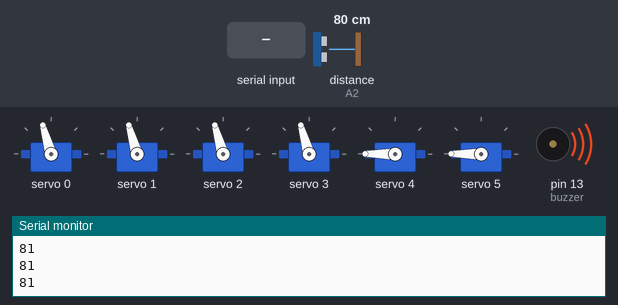
Recording of a sketch running on a simulated Arduino Uno, built with avr-gcc and run on an emulated ATmega328P. Shown: 6 × servo, buzzer (waves = sounding, pin HIGH), the last lines printed to the serial monitor. The test bench sets the inputs (shaded band); at power-on: distance to the obstacle (sensor on A2) 80 cm. The echo pulse lasts 58.3 µs per cm.

Above: at 3.1 s.
3.2 s: distance to the obstacle (sensor on A2) set to 9 cm
4.7 s: distance to the obstacle (sensor on A2) set to 6 cm
At 5.56 s:
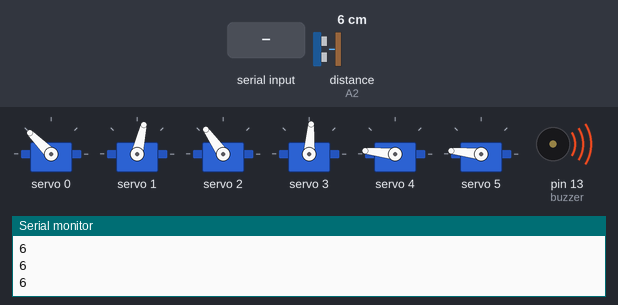
7.7 s: "4" received over Serial
At 8.4 s:
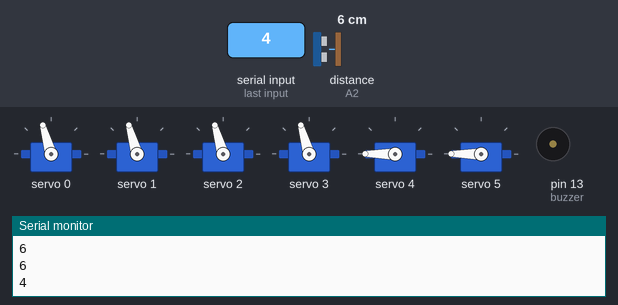
10.7 s: "U" received over Serial
At 10.88 s:
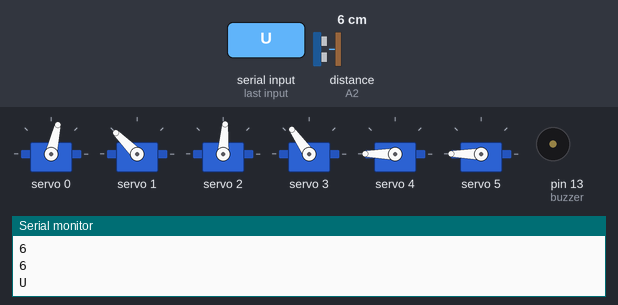
13.7 s: "D" received over Serial
At 13.85 s:
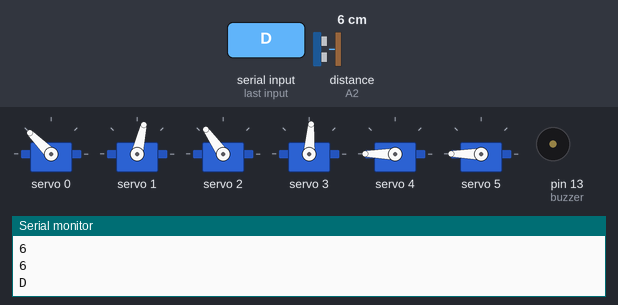
16.7 s: "L" received over Serial
At 17.02 s:
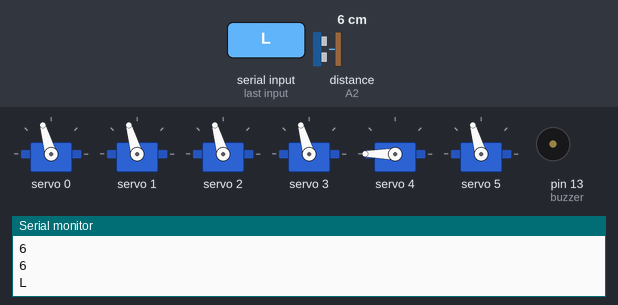
Timing chart, 0 to 20.7 s (numbered marks = the images above; inputs shaded):
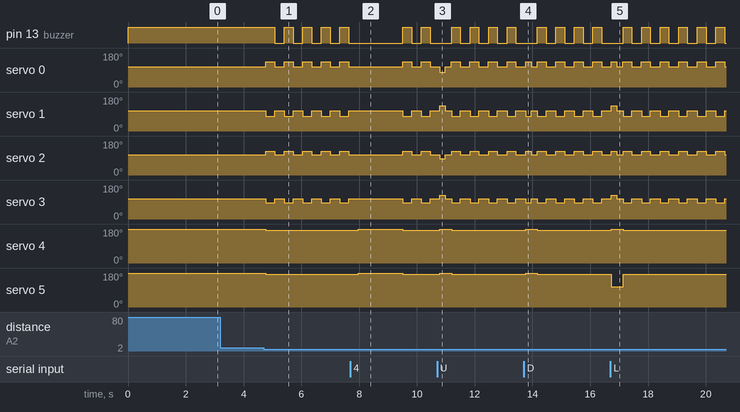

Measured:
- the behaviour switches between 8 and 7 cm on distance to the obstacle (sensor on A2) (found by bisection; images 0 and 1)
- after the input at 4.7 s, pin 13 (buzzer): alternates HIGH for 0.30 s and LOW for 0.34 s, starting after 0.37 s; servo 0: alternates 135° for 0.31 s and 106° for 0.33 s, starting after 0.06 s
- after the input at 7.7 s, servo 4, servo 5: 174° → 180° after 0.28 s, → 174° 1.5 s later
- after the input at 10.7 s, servo 4, servo 5: 174° → 180° after 0.10 s, → 174° 0.40 s later
- after the input at 13.7 s, servo 4, servo 5: 174° → 180° after 0.07 s, → 174° 0.40 s later
- after the input at 16.7 s, servo 4: 174° → 180° at once, → 174° 0.40 s later; servo 5: 174° → 106° at once, → 174° 0.40 s later

The sketch:

sketch_dec22a.ino
```cpp
#include <Servo.h>
#include <Adafruit_PWMServoDriver.h>
#include <NewPing.h>
#include <Wire.h>

Adafruit_PWMServoDriver pwm = Adafruit_PWMServoDriver();

#define trig_pin A1
#define echo_pin A2
#define maximum_distance 200

int pos0 = 150;
int pos180 = 520;
int buzzer =13;
int distance = 100;

NewPing sonar(trig_pin, echo_pin, maximum_distance);

void setup() {
  pinMode(buzzer, OUTPUT);
  Serial.begin(9600);
  pwm.begin();
  pwm.setPWMFreq(50);
  digitalWrite(buzzer, HIGH);
  delay(1800);
  idle_pos();
  distance = sonar.ping_cm();
  delay(30);
  distance = sonar.ping_cm();
  delay(30);
  distance = sonar.ping_cm();
  delay(30);
  distance = sonar.ping_cm();
  delay(30);
}

void setServo(int servo, int angle) {
  int duty;
  duty = map(angle, 0, 180, pos0, pos180);
  pwm.setPWM(servo, 0, duty);
}

void idle_pos(){
  setServo(0, 90);
  setServo(1, 90);
  setServo(2, 90);
  setServo(3, 90);
  setServo(4, 180);
  setServo(5, 180);
}

void Forward() {
  setServo(0, 60);
  setServo(1, 120);
  setServo(2, 70);
  setServo(3, 110);
  setServo(4, 180);
  setServo(5, 180);
  delay(180);
  setServo(0, 90);
  setServo(1, 90);
  setServo(2, 90);
  setServo(3, 90);
  setServo(4, 180);
  setServo(5, 180);
  delay(180);
}

void Backward() {
  setServo(0, 120);
  setServo(1, 60);
  setServo(2, 110);
  setServo(3, 70);
  setServo(4, 180);
  setServo(5, 180);
  delay(180);
  setServo(0, 90);
  setServo(1, 90);
  setServo(2, 90);
  setServo(3, 90);
  setServo(4, 180);
  setServo(5, 180);
  delay(180);
}

void Stop() {
  setServo(0, 90);
  setServo(1, 90);
  setServo(2, 90);
  setServo(3, 90);
  setServo(4, 180);
  setServo(5, 180);
}

void Left() {
  setServo(0, 60);
  setServo(1, 60);
  setServo(2, 70);
  setServo(3, 70);
  setServo(4, 90);
  setServo(5, 180);
  delay(180);
  setServo(0, 90);
  setServo(1, 90);
  setServo(2, 90);
  setServo(3, 90);
  setServo(4, 90);
  setServo(5, 180);
  delay(180);
}

void Right() {
  setServo(0, 120);
  setServo(1, 120);
  setServo(2, 110);
  setServo(3, 110);
  setServo(4, 180);
  setServo(5, 90);
  delay(180);
  setServo(0, 90);
  setServo(1, 90);
  setServo(2, 90);
  setServo(3, 90);
  setServo(4, 180);
  setServo(5, 90);
  delay(180);
}

void Hands_up() {
  setServo(4, 0);
  setServo(5, 0);
}

void hand_dance() {
  setServo(4, 180);
  setServo(5 ,0);
  delay(350);
  setServo(4, 0);
  setServo(5, 180);
  delay(350);
  setServo(4, 90);
  setServo(5, 90);
  delay(350);
  setServo(4, 180);
  setServo(5, 180);
  delay(350);
  setServo(4, 0);
  setServo(5, 0);
  delay(350);
  setServo(4, 0);
  setServo(5 ,180);
  delay(350);
  setServo(4, 180);
  setServo(5, 0);
  delay(350);
  setServo(4, 90);
  setServo(5, 90);
  delay(350);
  setServo(4, 180);
  setServo(5, 180);
  delay(350);
}

void Small_stop() {
  setServo(0, 90);
  setServo(1, 90);
  setServo(2, 90);
  setServo(3, 90);
  setServo(4, 180);
  setServo(5, 180);
  delay(1500);
}

void Semi_auto() {
  setServo(0, 120);
  setServo(1, 60);
  setServo(2, 110);
  setServo(3, 70);
  setServo(4, 160);
  setServo(5, 160);
  digitalWrite(buzzer, HIGH);
  delay(300);
  setServo(0, 90);
  setServo(1, 90);
  setServo(2, 90);
  setServo(3, 90);
  setServo(4, 160);
  setServo(5, 160);
  digitalWrite(buzzer, LOW);
  delay(300);
}

void loop() {
  distance = sonar.ping_cm();
  delay(30);
  Serial.println(sonar.ping_cm());
   if (Serial.available() > 0) {
    char value = Serial.read();
    Serial.println(value);

    if (value == 'U') {
      Forward();
    }
    else if (value == 'D') {
      Backward();
    }
    else if (value == 'S') {
      Stop();
    }
    else if(value == 'L'){
      Right();
    }
    else if(value == 'R'){
      Left();
    }
    else if(value == '1'){
      Hands_up();

    }
    else if(value == '2'){
      idle_pos();

    }
    else if(value == '3') {
      hand_dance();

    }
    else if(value == '4') {
      Small_stop();

    }
  }
  else if(distance <= 7) {
    Semi_auto();

    }
  }
```
